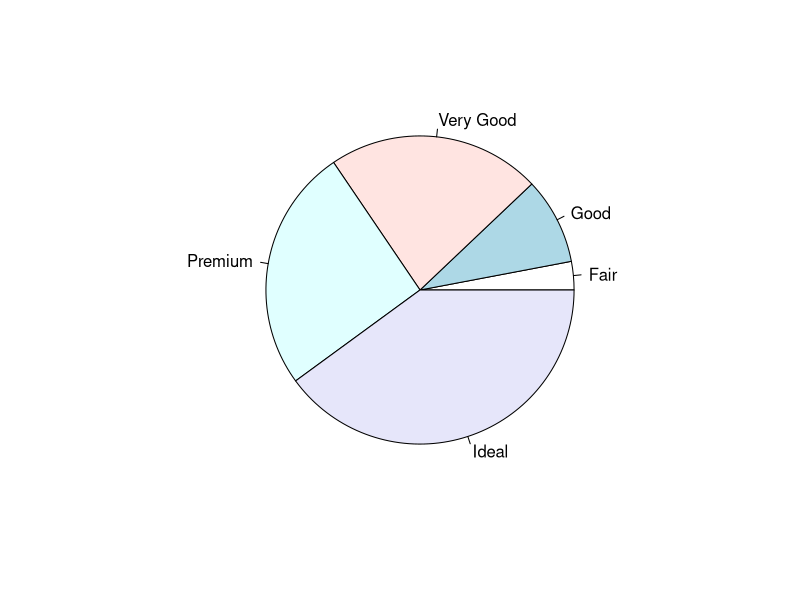

Write the R code that produced this figure. (Note: this script raises an error after producing the figure.)
library(ggplot2)
data(diamonds)
data<-diamonds

###PIE CHART
#need aggregated proportions so use an aggregate function with length
#if your data already has frequencies then use and aggregate function to find the mean frequencies by group
df<-aggregate(x~cut, diamonds, length)
pie(df$x, labels=df$cut) #x is the column the summary frequencies, cut is the thing you want to separate the pie by

###STACKED BARS
df<-melt(diamonds, id.vars=c("cut", "color", "clarity"), measure.vars=c("price"))
melt(df1,id.vars=c("TB","SM"))
df3<-as.data.frame(
    ddply(df2, c("TB", "SM", "variable"), summarise,
          median = median(value), sd = sd(value),
          error = qnorm(0.975)*sd(value)/sqrt(length(value))))
df3$upper<-(df3$median+df3$error)
df3$lower<-(df3$median-df3$error)

df3$variable<-factor(df3$variable, levels=c('TH2.Freq','TH1.2.Freq','TH1.Freq',ordered=TRUE))
df3$Label <- paste(df3$TB, df3$SM, sep='_')


df3$upper[df3$variable=="TH1.2.Freq" & df3$Label=="HC_X"]<-
    df3$median[df3$variable=="TH1.2.Freq" & df3$Label=="HC_X"]+
    df3$median[df3$variable=="TH1.Freq" & df3$Label=="HC_X"]+
    df3$error[df3$variable=="TH1.2.Freq" & df3$Label=="HC_X"]


g<-ggplot(df3, aes(SM, median))

g+ geom_bar(aes(fill = factor(variable)), stat="identity", width = 0.7) +
    scale_colour_brewer(palette = "Helper")+
    facet_wrap(~TB,nrow = 1)+
    geom_errorbar(aes(ymax=upper , ymin= lower ),width=.5) +
    theme(panel.background = element_rect(fill='white', colour='white'), 
          panel.grid = element_line(color = NA),
          panel.grid.minor = element_line(color = NA),
          panel.border = element_rect(fill = NA, color = "black"),
          axis.text.x  = element_text(size=10, colour="black", face = "bold"), 
          axis.title.x = element_text(vjust=0.1, face = "bold"),
          axis.text.y = element_text(size=12, colour="black"),
          axis.title.y = element_text(vjust=0.2, size = 12, face = "bold"))
